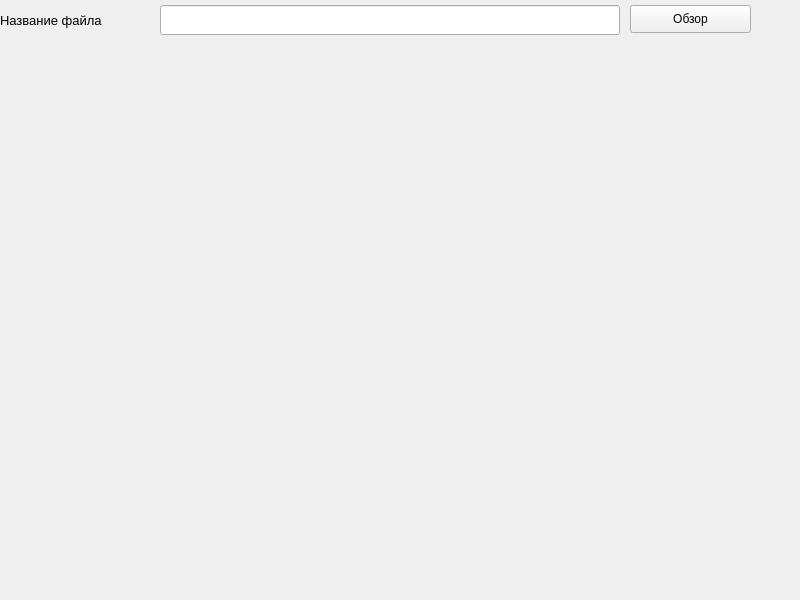
<?xml version="1.0" encoding="UTF-8"?>
<ui version="4.0">
 <class>MainWindow</class>
 <widget class="QMainWindow" name="MainWindow">
  <property name="geometry">
   <rect>
    <x>0</x>
    <y>0</y>
    <width>800</width>
    <height>600</height>
   </rect>
  </property>
  <property name="windowTitle">
   <string>KMCRO</string>
  </property>
  <widget class="QWidget" name="centralwidget">
   <widget class="QLabel" name="nameLbl">
    <property name="geometry">
     <rect>
      <x>0</x>
      <y>5</y>
      <width>151</width>
      <height>31</height>
     </rect>
    </property>
    <property name="font">
     <font>
      <pointsize>10</pointsize>
     </font>
    </property>
    <property name="text">
     <string>Название файла</string>
    </property>
    <property name="margin">
     <number>5</number>
    </property>
   </widget>
   <widget class="QLineEdit" name="fileNameLineEdit">
    <property name="geometry">
     <rect>
      <x>160</x>
      <y>5</y>
      <width>460</width>
      <height>30</height>
     </rect>
    </property>
   </widget>
   <widget class="QPushButton" name="browserBtn">
    <property name="geometry">
     <rect>
      <x>630</x>
      <y>5</y>
      <width>121</width>
      <height>28</height>
     </rect>
    </property>
    <property name="text">
     <string>Обзор</string>
    </property>
   </widget>
  </widget>
 </widget>
 <resources/>
 <connections/>
</ui>
